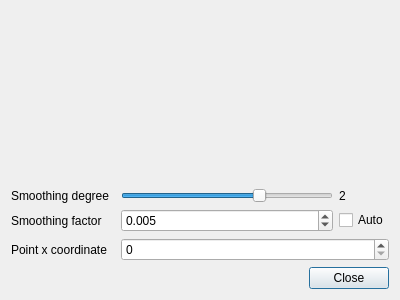
<?xml version="1.0" encoding="UTF-8"?>
<ui version="4.0">
 <class>SelectPlottedPoints</class>
 <widget class="QDialog" name="SelectPlottedPoints">
  <property name="geometry">
   <rect>
    <x>0</x>
    <y>0</y>
    <width>400</width>
    <height>300</height>
   </rect>
  </property>
  <property name="windowTitle">
   <string>Select Point</string>
  </property>
  <layout class="QGridLayout" name="gridLayout">
   <item row="1" column="2">
    <widget class="QSlider" name="smoothing_degree">
     <property name="minimum">
      <number>2</number>
     </property>
     <property name="maximum">
      <number>5</number>
     </property>
     <property name="value">
      <number>4</number>
     </property>
     <property name="sliderPosition">
      <number>4</number>
     </property>
     <property name="orientation">
      <enum>Qt::Horizontal</enum>
     </property>
    </widget>
   </item>
   <item row="1" column="3">
    <widget class="QLabel" name="smoothing_degree_value">
     <property name="text">
      <string>2</string>
     </property>
    </widget>
   </item>
   <item row="2" column="3">
    <widget class="QCheckBox" name="smoothing_factor_auto">
     <property name="text">
      <string>Auto</string>
     </property>
     <property name="checked">
      <bool>false</bool>
     </property>
    </widget>
   </item>
   <item row="2" column="0">
    <widget class="QLabel" name="label_2">
     <property name="text">
      <string>Smoothing factor</string>
     </property>
    </widget>
   </item>
   <item row="4" column="2" colspan="2">
    <widget class="QDialogButtonBox" name="buttonBox">
     <property name="orientation">
      <enum>Qt::Horizontal</enum>
     </property>
     <property name="standardButtons">
      <set>QDialogButtonBox::Close</set>
     </property>
    </widget>
   </item>
   <item row="0" column="0" colspan="4">
    <widget class="QWidget" name="plot_widget" native="true"/>
   </item>
   <item row="1" column="0">
    <widget class="QLabel" name="label">
     <property name="text">
      <string>Smoothing degree</string>
     </property>
    </widget>
   </item>
   <item row="3" column="0">
    <widget class="QLabel" name="label_3">
     <property name="text">
      <string>Point x coordinate</string>
     </property>
    </widget>
   </item>
   <item row="3" column="2" colspan="2">
    <widget class="QSpinBox" name="x_coordinate">
     <property name="maximum">
      <number>99999999</number>
     </property>
    </widget>
   </item>
   <item row="2" column="2">
    <widget class="QDoubleSpinBox" name="smoothing_factor">
     <property name="enabled">
      <bool>true</bool>
     </property>
     <property name="decimals">
      <number>3</number>
     </property>
     <property name="maximum">
      <double>1.000000000000000</double>
     </property>
     <property name="singleStep">
      <double>0.000100000000000</double>
     </property>
     <property name="value">
      <double>0.005000000000000</double>
     </property>
    </widget>
   </item>
  </layout>
 </widget>
 <resources/>
 <connections>
  <connection>
   <sender>buttonBox</sender>
   <signal>accepted()</signal>
   <receiver>SelectPlottedPoints</receiver>
   <slot>accept()</slot>
   <hints>
    <hint type="sourcelabel">
     <x>248</x>
     <y>254</y>
    </hint>
    <hint type="destinationlabel">
     <x>157</x>
     <y>274</y>
    </hint>
   </hints>
  </connection>
  <connection>
   <sender>buttonBox</sender>
   <signal>rejected()</signal>
   <receiver>SelectPlottedPoints</receiver>
   <slot>reject()</slot>
   <hints>
    <hint type="sourcelabel">
     <x>316</x>
     <y>260</y>
    </hint>
    <hint type="destinationlabel">
     <x>286</x>
     <y>274</y>
    </hint>
   </hints>
  </connection>
 </connections>
</ui>
